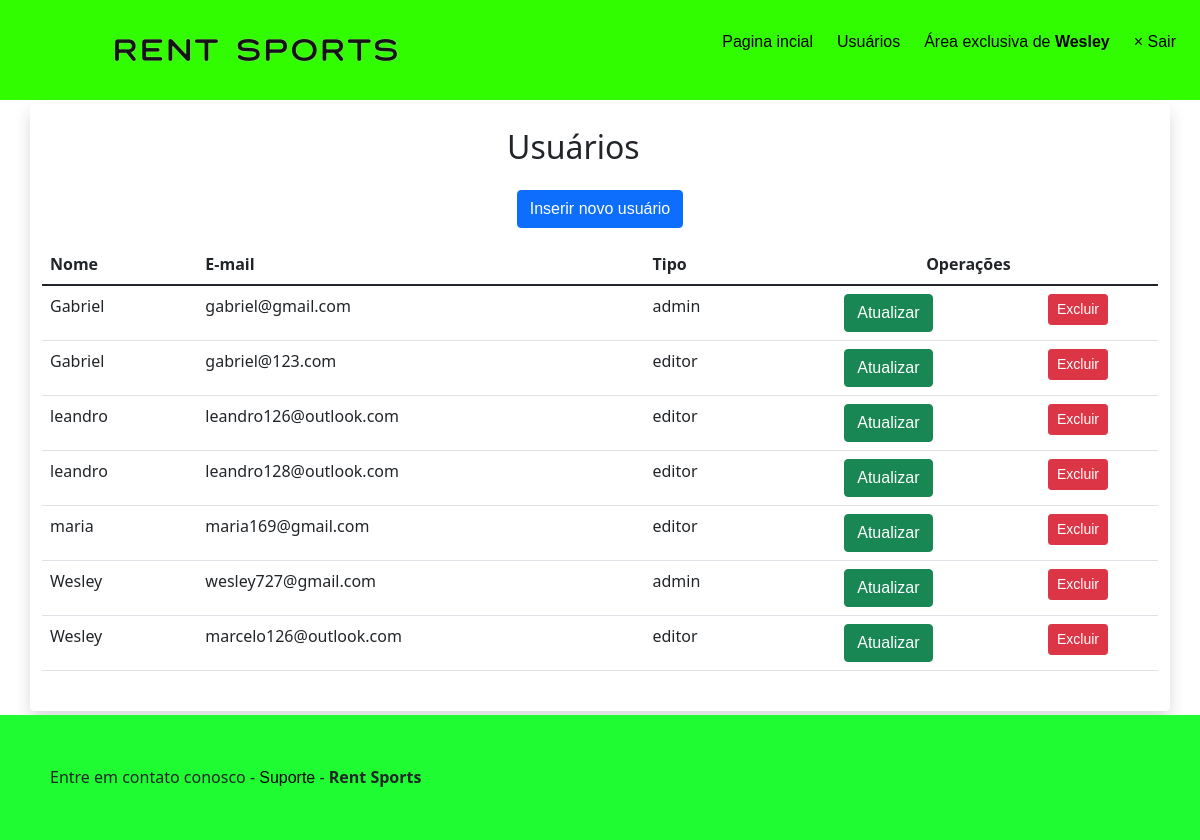
The page /admin/usuarios.php (signed in) on the database its author committed.
### tables this page shows
CREATE TABLE `usuarios` (
  `id` smallint(6) NOT NULL,
  `nome` varchar(45) NOT NULL,
  `email` varchar(40) NOT NULL,
  `senha` varchar(255) NOT NULL,
  `tipo` enum('admin','editor') NOT NULL
);

### includes/funcoes-usuarios.php (called while the page is built, shortened)
<?php
function lerUsuarios(mysqli $conexao):array {
    $sql = "SELECT id, nome, email, tipo FROM usuarios ORDER BY nome";
    $resultado = mysqli_query($conexao, $sql) or die(mysqli_error($conexao));
    $usuarios = [];
    while($usuario = mysqli_fetch_assoc($resultado)) {
        array_push($usuarios, $usuario);
    }
    return $usuarios;
}

### admin/usuarios.php (the view)
<?php
require "../includes/cabecalho-admin.php";
require "../includes/funcoes-usuarios.php";
$usuarios = lerUsuarios($conexao);
$quantidade = count($usuarios);
?>
<div class="row">
	<article class="col-12 bg-white rounded shadow my-1 py-4">
		<h2 class="text-center">
		Usuários <span class="badge badge-primary"><?=$quantidade?></span>
		</h2>
		<p class="lead text-right">
				<a class="btn btn-primary" href="usuario-insere.php">Inserir novo usuário</a>
		</p>
		<div class="table-responsive">
			<table class="table table-hover">
				<thead class="thead-light">
					<tr>
						<th>Nome</th>
						<th>E-mail</th>
						<th>Tipo</th>
						<th colspan="2" class="text-center">Operações</th>
					</tr>
				</thead>
				<tbody>
<?php foreach( $usuarios as $usuario ) { ?>
					<tr>
						<td> <?=$usuario['nome']?> </td>
						<td> <?=$usuario['email']?> </td>
						<td> <?=$usuario['tipo']?> </td>
						<td class="text-center">
							<a class="btn btn-success"
							href="usuario-atualiza.php?id=<?=$usuario['id']?>">
								Atualizar
							</a>
						</td>
						<td class="text-center">
							<a class="btn btn-danger btn-sm excluir"
							href="usuario-exclui.php?id=<?=$usuario['id']?>">
								Excluir
							</a>
						</td>
					</tr>
<?php } ?>
				</tbody>
			</table>
	</div>
	</article>
</div>
<?php require "../includes/rodape-admin.php" ?>

### includes/cabecalho-admin.php (shortened to what this page needs)
<!DOCTYPE html>
<html lang="pt-br">
<head>
    <link href="https://cdn.jsdelivr.net/npm/bootstrap@5.1.3/dist/css/bootstrap.min.css" rel="stylesheet">
     <link rel="stylesheet" href="../css/projeto.css">
</head>
<body>
<header id="header">
        <a id="logo" href="../index-projeto-uc5.php"><img src="../imagens/logo_size-removebg-preview (1).png" ></a>
        <nav id="nav">
            <ul id="menu">
                <li><a href="../index-projeto-uc5.php">Pagina incial</a></li>
                <?php
                    if($_SESSION['tipo'] == 'admin'){
                ?>
              <li><a href="../admin/usuarios.php">Usuários</a></li>
            <?php } ?>
                <li><a href="../admin/index.php">Área exclusiva de <b><?=$_SESSION['nome']?></b></a></li>
               <li class="nav-item"><a href="?sair">&times; Sair</a></li>
            </ul>
        </nav>
    </header>
<main class="container-sm">

### includes/rodape-admin.php (shortened to what this page needs)
</main>
<footer class="position-static fixed-bottom text-start ">Entre em contato conosco - <a href="../suporte.php">Suporte</a></li> - <b>Rent Sports  </b>
<br>
<link rel="stylesheet" href="../css/projeto.css">
</body>
</html>

### css/projeto.css (style rules this page uses)
* { box-sizing: border-box; margin: 0; padding: 0%; }
a { color: black; text-decoration: none; font-family: sans-serif; }
#header { display: flex; box-sizing: border-box; height: 100px; padding: 1rem; align-items: center; justify-content: space-between; background-color: #32fc00; }
#menu { display: flex; list-style: none; gap: .5rem; }
#menu a { display: block; padding: .5rem; }
article p { margin-top: 20px; text-align: center; font-size: 18px; }
h2 { text-align: center; }
body { display: flex; min-height: 100vh; flex-direction: column; background-attachment: fixed; }
main { flex: 1; }
footer { background-color: rgb(31, 253, 50);; padding: 50px; }

### rows shown on the page
usuarios: nome "Gabriel", email "gabriel@gmail.com", tipo "admin"
usuarios: nome "Gabriel", email "gabriel@123.com", tipo "editor"
usuarios: nome "leandro", email "leandro126@outlook.com", tipo "editor"
usuarios: nome "leandro", email "leandro128@outlook.com", tipo "editor"
usuarios: nome "maria", email "maria169@gmail.com", tipo "editor"
usuarios: nome "Wesley", email "wesley727@gmail.com", tipo "admin"
usuarios: nome "Wesley", email "marcelo126@outlook.com", tipo "editor"

### other values the page prints
$_SESSION['nome'] "Wesley"
